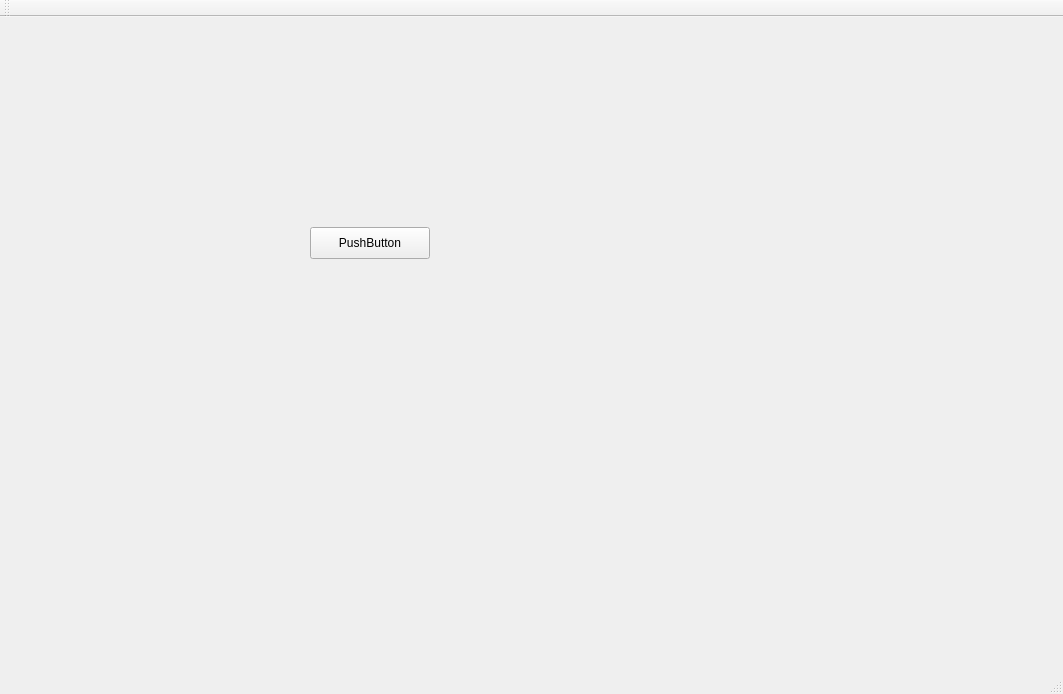
<?xml version="1.0" encoding="UTF-8"?>
<ui version="4.0">
 <class>MainWindow</class>
 <widget class="QMainWindow" name="MainWindow">
  <property name="geometry">
   <rect>
    <x>0</x>
    <y>0</y>
    <width>1063</width>
    <height>694</height>
   </rect>
  </property>
  <property name="windowTitle">
   <string>MainWindow</string>
  </property>
  <widget class="QWidget" name="centralWidget">
   <widget class="MyButton" name="pushButton">
    <property name="geometry">
     <rect>
      <x>310</x>
      <y>210</y>
      <width>120</width>
      <height>32</height>
     </rect>
    </property>
    <property name="text">
     <string>PushButton</string>
    </property>
   </widget>
  </widget>
  <widget class="QMenuBar" name="menuBar">
   <property name="geometry">
    <rect>
     <x>0</x>
     <y>0</y>
     <width>1063</width>
     <height>30</height>
    </rect>
   </property>
  </widget>
  <widget class="QToolBar" name="mainToolBar">
   <attribute name="toolBarArea">
    <enum>TopToolBarArea</enum>
   </attribute>
   <attribute name="toolBarBreak">
    <bool>false</bool>
   </attribute>
  </widget>
  <widget class="QStatusBar" name="statusBar"/>
 </widget>
 <layoutdefault spacing="6" margin="11"/>
 <customwidgets>
  <customwidget>
   <class>MyButton</class>
   <extends>QPushButton</extends>
   <header>mybutton.h</header>
  </customwidget>
 </customwidgets>
 <resources/>
 <connections/>
</ui>
